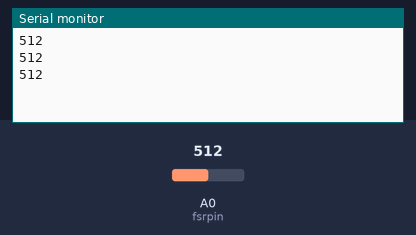
Bench run of a sketch on a simulated Arduino Uno, built with avr-gcc and run on an emulated ATmega328P. Shown: the last lines printed to the serial monitor. Inputs (shaded band) come from the test bench; at power-on: A0 (fsrpin) = 512.

Above: at 1.3 s.
1.4 s: A0 (fsrpin) set to 716
At 1.9 s:
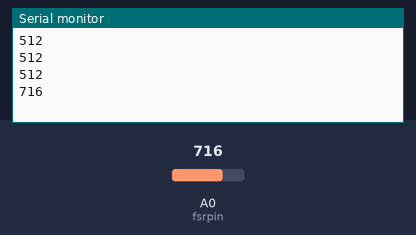
2.9 s: A0 (fsrpin) set to 900
At 3.4 s:
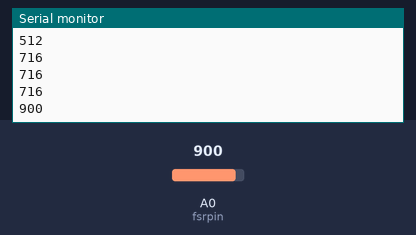
Timing chart, 0 to 5.9 s (numbered marks = the images above; inputs shaded):
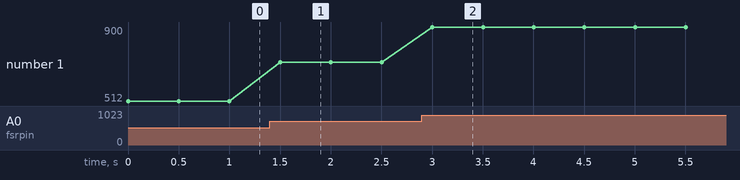

Measured:
- after the input at 1.4 s, the serial monitor: prints a new line after 0.10 s (image 1)
- after the input at 2.9 s, the serial monitor: prints a new line after 0.10 s (image 2)
- plotted number 1: 512 → 716 after the input at 1.4 s, 716 → 900 after the input at 2.9 s

The sketch:

sensorInput.ino
```cpp
/* Britafull pressure sensor */

#define fsrpin A0
int fsrreading;

void setup() {
  Serial.begin(9600);
}
void loop() {
  // read FSR pin
  fsrreading = analogRead(fsrpin);
  Serial.println(fsrreading);
  delay(500);
}
```
